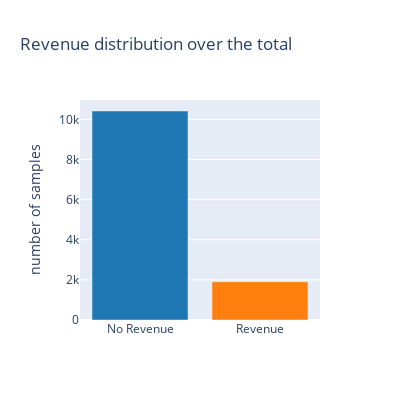

Notebook code cell kept with this figure:
### Markdown cell above
In order to better understand this data, let us move on to a more in-depth exploration.

### Code cell
colors = plotly.colors.DEFAULT_PLOTLY_COLORS
revenue_dict = {False: "No Revenue", True: "Revenue"}
y = data["Revenue"].value_counts()

d = [go.Bar(x=[revenue_dict[x] for x in y.index], y=y.values, marker = dict(color = colors[:len(y.index)]))]
layout = go.Layout(
    title='Revenue distribution over the total',
    autosize=False,
    width=400,
    height=400,
    yaxis=dict(
        title='number of samples',
    ),
)
fig = go.Figure(data=d, layout=layout)
fig.show()
#iplot(fig, filename='basic-bar3')

revenue_percentage = data["Revenue"].sum() * 100 / data["Revenue"].shape[0]
print("The Revenue percentage is %.3f%%." % revenue_percentage)

### Figure 1 — Plotly figure (JSON) as saved in the notebook; plotly's stock layout.template omitted (floating-point values rounded to 4 significant figures)
{"data": [{"marker": {"color": ["rgb(31, 119, 180)", "rgb(255, 127, 14)"]}, "type": "bar", "x": ["No Revenue", "Revenue"], "y": [10422, 1908]}], "layout": {"autosize": false, "height": 400, "title": {"text": "Revenue distribution over the total"}, "width": 400, "yaxis": {"title": {"text": "number of samples"}}}}
